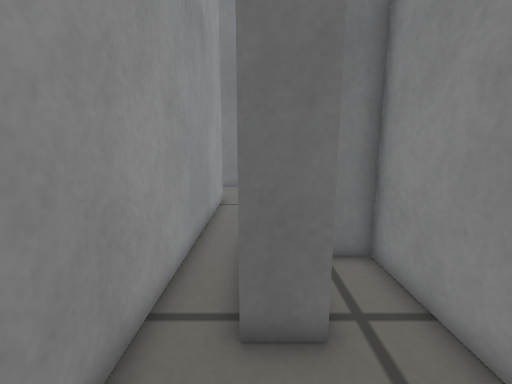
view 1 (above)

13 first-person views from a walk through a robot-simulator world made for Gazebo. The camera is 0.33 m above the floor, tilts 10° down and sees 90° across. The floor is counted in squares, 0.1 m on a side. Each view is taken from the middle of a square. On the plan, view 1 faces up. The plan holds only what a view shows up to about 20 squares ahead; the rest is blank.

view 2
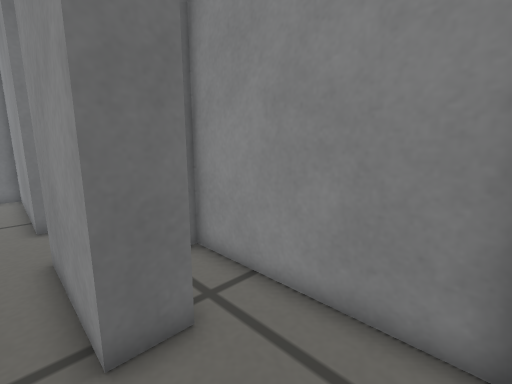

view 3
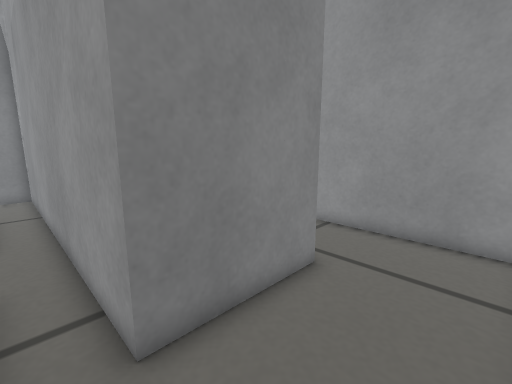

view 4
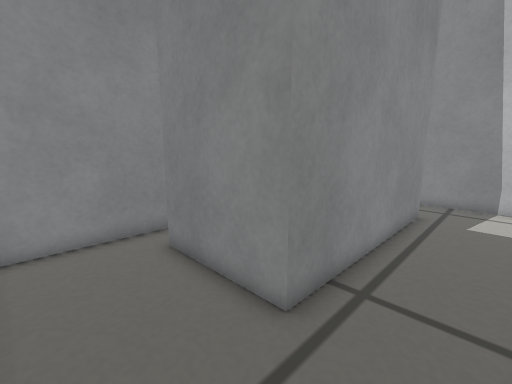

view 5
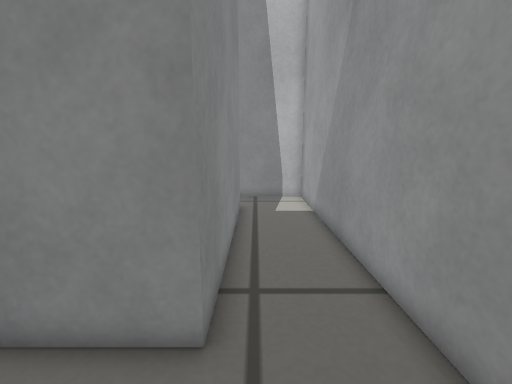

view 6
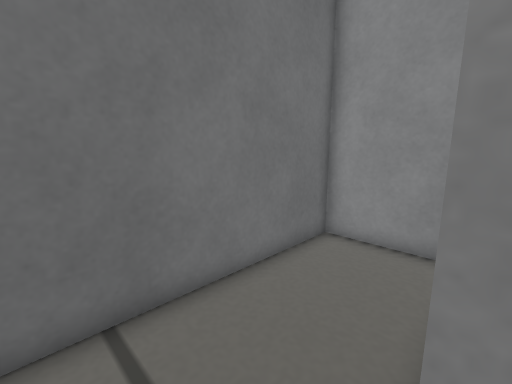

view 7
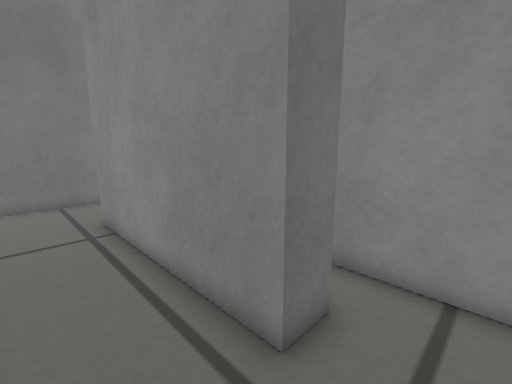

view 8
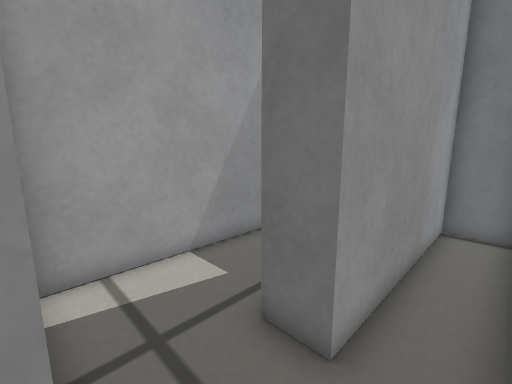

view 9
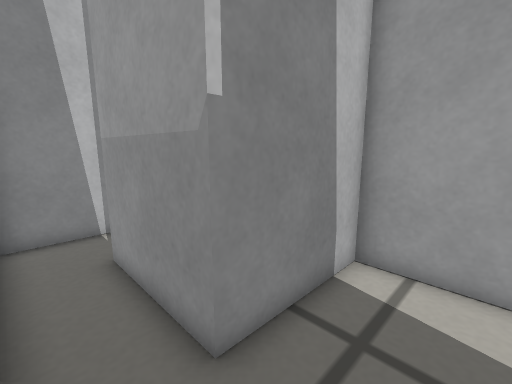

view 10
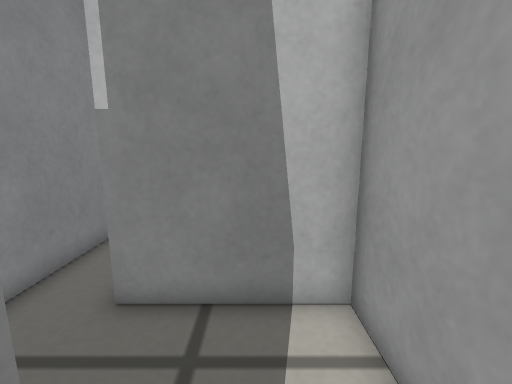

view 11
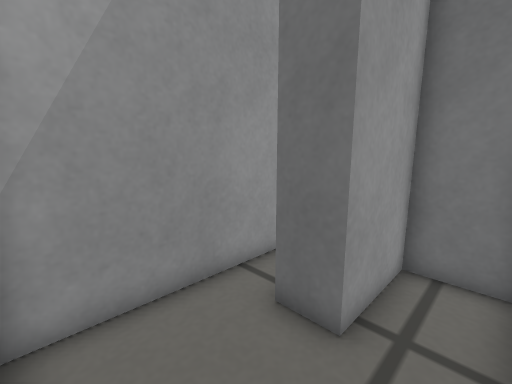

view 12
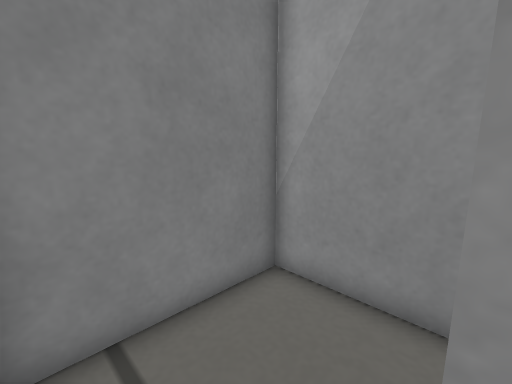

view 13
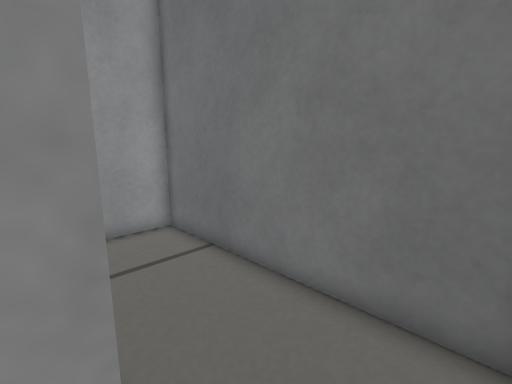

### Floor plan
Points are (right, up) in squares from view 1. A wall is a line through its corners. A room is listed if a view was taken in it or the views show most of it. See-through windows are left out.
Room 1 (views 1, 2, 3, 4, 5, 6, 7, 10, 13)
walls: (-5.6, 6.3) (-7.1, 6.3) (-7.1, 16.3) (-2.1, 16.3) (-2.1, -0.4) (1.6, -0.4); (0.1, 12.4) (-0.3, 12.4) (-0.3, 20.9) (-11, 20.9) (-11, 3.1) (-6, 3.1); (1.2, 3.9) (-0.3, 3.9) (-0.3, 8.9)
ways out: opening at (-6.5, 5) to room 2; opening at (0.5, 1.5) to room 3; opening at (0.5, 11)
Room 2 (views 8, 9)
walls: (-6, 3.1) (-6, -2); (-3.6, -1) (-3.6, 7.4); (-5.5, -4.7) (-3.6, -4.7); (-3.6, 14.8) (-5.6, 14.8) (-5.6, 6.3)
ways out: opening at (-6.5, 5) to room 1; opening at (-6.5, -3.5)
Room 3 (views 11, 12)
walls: (1.6, -0.4) (3.5, -0.4) (3.5, 7.4) (1.2, 7.4) (1.2, 3.9)
ways out: opening at (0.5, 1.5) to room 1

Where each view was taken, in squares from view 1:
view 1: 0 up, 0 right, facing up
view 2: 0 up, 1 left, facing up-right
view 3: 20 up, 1 left, facing down-left
view 4: 20 up, 10 left, facing down-right
view 5: 20 up, 8 left, facing down
view 6: 16 up, 9 left, facing up-right
view 7: 4 up, 10 left, facing up-right
view 8: 3 up, 4 left, facing up-left
view 9: 6 up, 4 left, facing down-left
view 10: 8 up, 9 left, facing down
view 11: 0 up, 3 right, facing up-left
view 12: 4 up, 3 right, facing down-left
view 13: 16 up, 1 left, facing up-left
